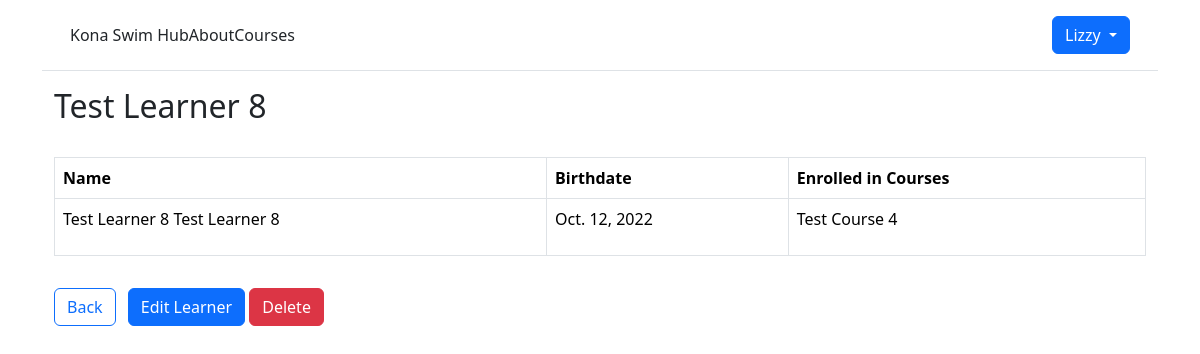
/accounts/learner-detail/31 (signed in), run on an earlier commit of the app's database.
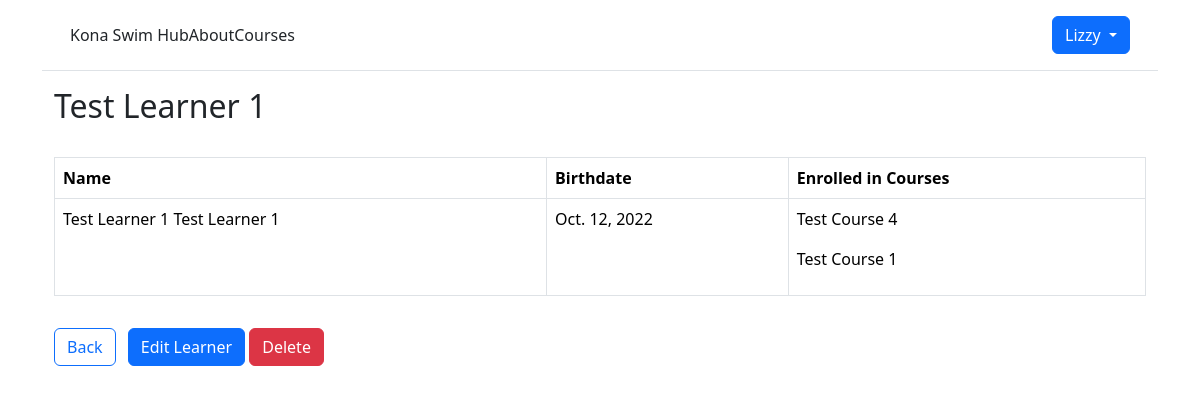
And on a later commit of the database.
### accounts/models.py (models this page shows, shortened)
class Learner(models.Model):
    associated_with_user = models.ForeignKey(CustomUser, on_delete=models.CASCADE, default=None, blank=True, null=True)
    first_name = models.CharField(max_length = 100)
    last_name = models.CharField(max_length = 100)
    birthday = models.DateField()

### lessons/models.py (models this page shows, shortened)
class Course(models.Model):
    course_instructor = models.ForeignKey(CustomUser, on_delete=models.CASCADE, null=True) # Check this: When User is deleted, also delete the Course.
    course_title = models.CharField(max_length=100, default=None)
    course_description = models.CharField(max_length=250)
    course_age_range_min = models.IntegerField(null=True)
    course_age_range_max = models.IntegerField(null=True)
    course_location = models.CharField(max_length=100)
    course_start_date = models.DateField(help_text="Enter the date this course will begin.")
    course_end_date = models.DateField(help_text="Enter the date this course will end.")
    course_day_of_week = models.CharField(max_length=100, blank=True)
    course_start_time = models.TimeField(help_text="Enter the start time for this course in Hawaii Standard Time (e.g., 01:00 PM).")
    course_end_time = models.TimeField(help_text="Enter the end time for this course in Hawaii Standard Time(e.g., 02:00 PM).")
    num_spots_available = models.IntegerField()
    course_price = models.DecimalField(max_digits=10, decimal_places=2)
    learner_on_roster = models.ManyToManyField(to=Learner, related_name="learners", blank=True)

### accounts/views.py (the view)
# urls.py: path('learner-detail/<int:pk>', LearnerDetailView.as_view(), name='learner-detail'),
class LearnerDetailView(LoginRequiredMixin, DetailView):
    model = Learner
    template_name = 'learner-detail.html'
    context_object_name = 'learner'
    def get_context_data(self, **kwargs):
        context = super().get_context_data(**kwargs)
        context['courselist'] = Course.objects.filter(learner_on_roster=self.kwargs['pk']).values('course_title')
        return context

### templates/learner-detail.html (shortened to what this page needs)
{% extends "base.html" %}
{% block content %}
<div class="container">
  <h2>{{ learner.first_name }}</h2>
  <div class="row my-3">
    <div class="course-table-container">
      <table class="table table-bordered table-hover">
        <thead>
          <tr>
            <th> Name </th>
            <th> Birthdate </th>
            <th> Enrolled in Courses </th>
          </tr>
        </thead>
        <tbody>
          <tr>
            <td> {{ learner.first_name }} {{ learner.last_name}} </td>
            <td> {{ learner.birthday }} </td>
            <td>
              {% for course in courselist %}
              <p> {{ course.course_title }} </p>
              {% empty %}
              <p>Not enrolled in any courses.</p>
              {% endfor %}
            </td>
          </tr>
        </tbody>
      </table>
    </div>
  </div>
  <div class="text-start">
    <a href="{% url 'my-account' %}" class="btn btn-outline-primary me-2">Back</a>
    <a href="{% url 'learner-update' learner.pk %}" class="btn btn-primary">Edit Learner</a>
    <a href="{% url 'learner-delete' learner.pk %}" class="btn btn-danger">Delete</a>
  </div>
</div>
{% endblock content %}

What changed in the data, as far as the page shows it:
changed Learner: first_name "Test Learner 8" → "Test Learner 1"; last_name "Test Learner 8" → "Test Learner 1"
now on this page (row edited): Course: course_title "Test Course 1"
